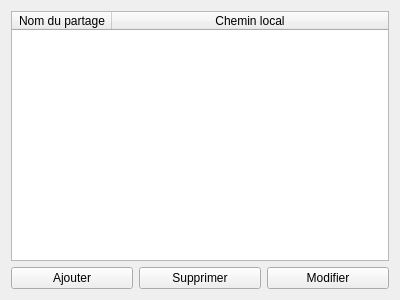
<?xml version="1.0" encoding="UTF-8"?>
<ui version="4.0">
 <class>Form</class>
 <widget class="QWidget" name="Form">
  <property name="geometry">
   <rect>
    <x>0</x>
    <y>0</y>
    <width>400</width>
    <height>300</height>
   </rect>
  </property>
  <property name="windowTitle">
   <string>Form</string>
  </property>
  <layout class="QVBoxLayout" name="verticalLayout">
   <item>
    <widget class="QTableWidget" name="table_sharedirs">
     <attribute name="horizontalHeaderShowSortIndicator" stdset="0">
      <bool>false</bool>
     </attribute>
     <attribute name="horizontalHeaderStretchLastSection">
      <bool>true</bool>
     </attribute>
     <attribute name="verticalHeaderVisible">
      <bool>false</bool>
     </attribute>
     <column>
      <property name="text">
       <string>Nom du partage</string>
      </property>
     </column>
     <column>
      <property name="text">
       <string>Chemin local</string>
      </property>
     </column>
    </widget>
   </item>
   <item>
    <layout class="QHBoxLayout" name="horizontalLayout_6">
     <item>
      <widget class="QPushButton" name="btn_ajouter_partage">
       <property name="text">
        <string>Ajouter</string>
       </property>
      </widget>
     </item>
     <item>
      <widget class="QPushButton" name="pushButton_8">
       <property name="text">
        <string>Supprimer</string>
       </property>
      </widget>
     </item>
     <item>
      <widget class="QPushButton" name="pushButton_7">
       <property name="text">
        <string>Modifier</string>
       </property>
      </widget>
     </item>
    </layout>
   </item>
  </layout>
 </widget>
 <resources/>
 <connections/>
</ui>
